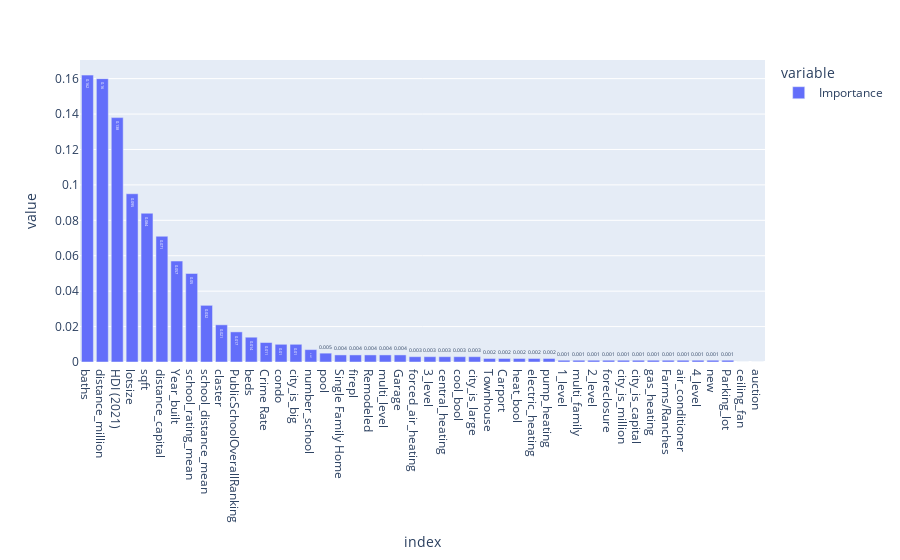

The code cell stored with this chart in its notebook:
### Code cell
predict = best_model.predict(X_test)
print('mean_absolute_percentage_error ',mean_absolute_percentage_error(y_test,predict))
print('mean_absolute_error ',mean_absolute_error(y_test,predict))
print('r2_score ',r2_score(y_test,predict))
# print('mean_absolute_error_$' ,trans_target.inverse_transform(np.array(mean_absolute_error(y_test,predict)).reshape(-1, 1)))


feat_importances = pd.DataFrame(best_model.feature_importances_, index=X_train.columns, columns=["Importance"]).sort_values('Importance',ascending=False)
px.bar(feat_importances.round(3),text_auto=True)

### Figure 1 — Plotly figure (JSON) as saved in the notebook; plotly's stock layout.template omitted (floating-point values rounded to 4 significant figures)
{"data": [{"alignmentgroup": "True", "hovertemplate": "variable=Importance<br>index=%{x}<br>value=%{y}<extra></extra>", "legendgroup": "Importance", "marker": {"color": "#636efa", "pattern": {"shape": ""}}, "name": "Importance", "offsetgroup": "Importance", "orientation": "v", "showlegend": true, "textposition": "auto", "texttemplate": "%{y}", "type": "bar", "x": ["baths", "distance_million", "HDI (2021)", "lotsize", "sqft", "distance_capital", "Year_built", "school_rating_mean", "school_distance_mean", "claster", "PublicSchoolOverallRanking", "beds", "Crime Rate", "condo", "city_is_big", "number_school", "pool", "Single Family Home", "firepl", "Remodeled", "multi_level", "Garage", "forced_air_heating", "3_level", "central_heating", "cool_bool", "city_is_large", "Townhouse", "Carport", "heat_bool", "electric_heating", "pump_heating", "1_level", "multi_family", "2_level", "foreclosure", "city_is_million", "city_is_capital", "gas_heating", "Farms/Ranches", "air_conditioner", "4_level", "new", "Parking_lot", "ceiling_fan", "auction"], "xaxis": "x", "y": [0.162, 0.16, 0.138, 0.095, 0.084, 0.071, 0.057, 0.05, 0.032, 0.021, 0.017, 0.014, 0.011, 0.01, 0.01, 0.007, 0.005, 0.004, 0.004, 0.004, 0.004, 0.004, 0.003, 0.003, 0.003, 0.003, 0.003, 0.002, 0.002, 0.002, 0.002, 0.002, 0.001, 0.001, 0.001, 0.001, 0.001, 0.001, 0.001, 0.001, 0.001, 0.001, 0.001, 0.001, 0, 0], "yaxis": "y"}], "layout": {"barmode": "relative", "legend": {"title": {"text": "variable"}, "tracegroupgap": 0}, "margin": {"t": 60}, "xaxis": {"anchor": "y", "domain": [0, 1], "title": {"text": "index"}}, "yaxis": {"anchor": "x", "domain": [0, 1], "title": {"text": "value"}}}}
